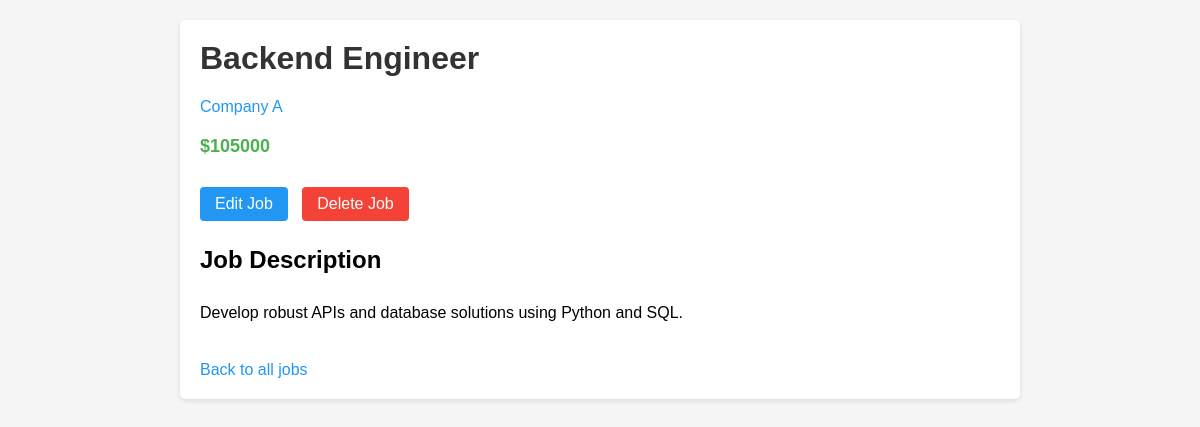
The page /job/3 on the database its author committed.
### tables this page shows
CREATE TABLE job (id INTEGER PRIMARY KEY, title TEXT, description TEXT, salary INTEGER, employer_id INTEGER);

CREATE TABLE employer (id INTEGER PRIMARY KEY, name TEXT);

### crud_app.py (the view)
@app.route('/job/<job_id>')
def job(job_id):
    try:
        job = execute_sql('SELECT job.id, job.title, job.description, job.salary, employer.id as employer_id, employer.name as employer_name FROM job JOIN employer ON employer.id = job.employer_id WHERE job.id = ?', [job_id], single=True)
        return render_template('job.html', job=job)
    except Exception as e:
        app.logger.error(f"Error in job route: {e}")
        return render_template('error.html', error=str(e))

### crud_app.py (called while the page is built)
def open_connection():
    if not os.path.exists(DB_DIR):
        os.makedirs(DB_DIR)
    connection = getattr(g, '_connection', None)
    if connection == None:
        try:
            connection = g._connection = sqlite3.connect(PATH)
            connection.row_factory = sqlite3.Row
        except sqlite3.Error as e:
            app.logger.error(f"Database connection error: {e}")
            raise
    return connection

def execute_sql(sql, values=(), commit=False, single=False):
    try:
        connection = open_connection()
        cursor = connection.execute(sql, values)
        if commit == True:
            results = connection.commit()
        else:
            results = cursor.fetchone() if single else cursor.fetchall()
        cursor.close()
        return results
    except sqlite3.Error as e:
        app.logger.error(f"SQL execution error: {e}")
        if commit:
            connection.rollback()
        raise

@app.teardown_appcontext
def close_connection(exception):
    connection = getattr(g, '_connection', None)
    if connection is not None:
        connection.close()

### templates/job.html (shortened to what this page needs)
<!DOCTYPE html>
<html>
<head>
</head>
<body>
    <div class="container">
        <h1>{{ job['title'] }}</h1>
        <div class="employer">
            <a href="{{ url_for('employer', employer_id=job['employer_id']) }}">{{ job['employer_name'] }}</a>
        </div>
        <div class="salary">${{ job['salary'] }}</div>
        <div class="actions">
            <a href="{{ url_for('job_update', job_id=job['id']) }}" class="button">Edit Job</a>
            <a href="{{ url_for('job_delete', job_id=job['id']) }}" class="button delete">Delete Job</a>
        </div>
        <div class="description">
            <h2>Job Description</h2>
            <p>{{ job['description'] }}</p>
        </div>
        <a href="{{ url_for('jobs') }}" class="back-link">Back to all jobs</a>
    </div>
</body>
</html>

### templates/job.html (style rules this page uses)
body { font-family: Arial, sans-serif; margin: 0; padding: 20px; background-color: #f5f5f5; }
.container { max-width: 800px; margin: 0 auto; background-color: white; border-radius: 5px; padding: 20px; box-shadow: 0 2px 5px rgba(0,0,0,0.1); }
h1 { color: #333; margin-top: 0; }
.employer { color: #666; margin-bottom: 20px; }
.salary { color: #4CAF50; font-weight: bold; font-size: 18px; margin-bottom: 20px; }
.description { line-height: 1.6; }
a { color: #2196F3; text-decoration: none; }
.back-link { margin-top: 20px; display: inline-block; }
.button { display: inline-block; background-color: #2196F3; color: white; padding: 8px 15px; border-radius: 4px; text-decoration: none; margin-right: 10px; }
.button.delete { background-color: #f44336; }
.actions { margin-top: 30px; margin-bottom: 20px; }

### rows shown on the page
job: title "Backend Engineer", salary "105000", description "Develop robust APIs and database solutions using Python and SQL."
employer: employer_name "Company A"
